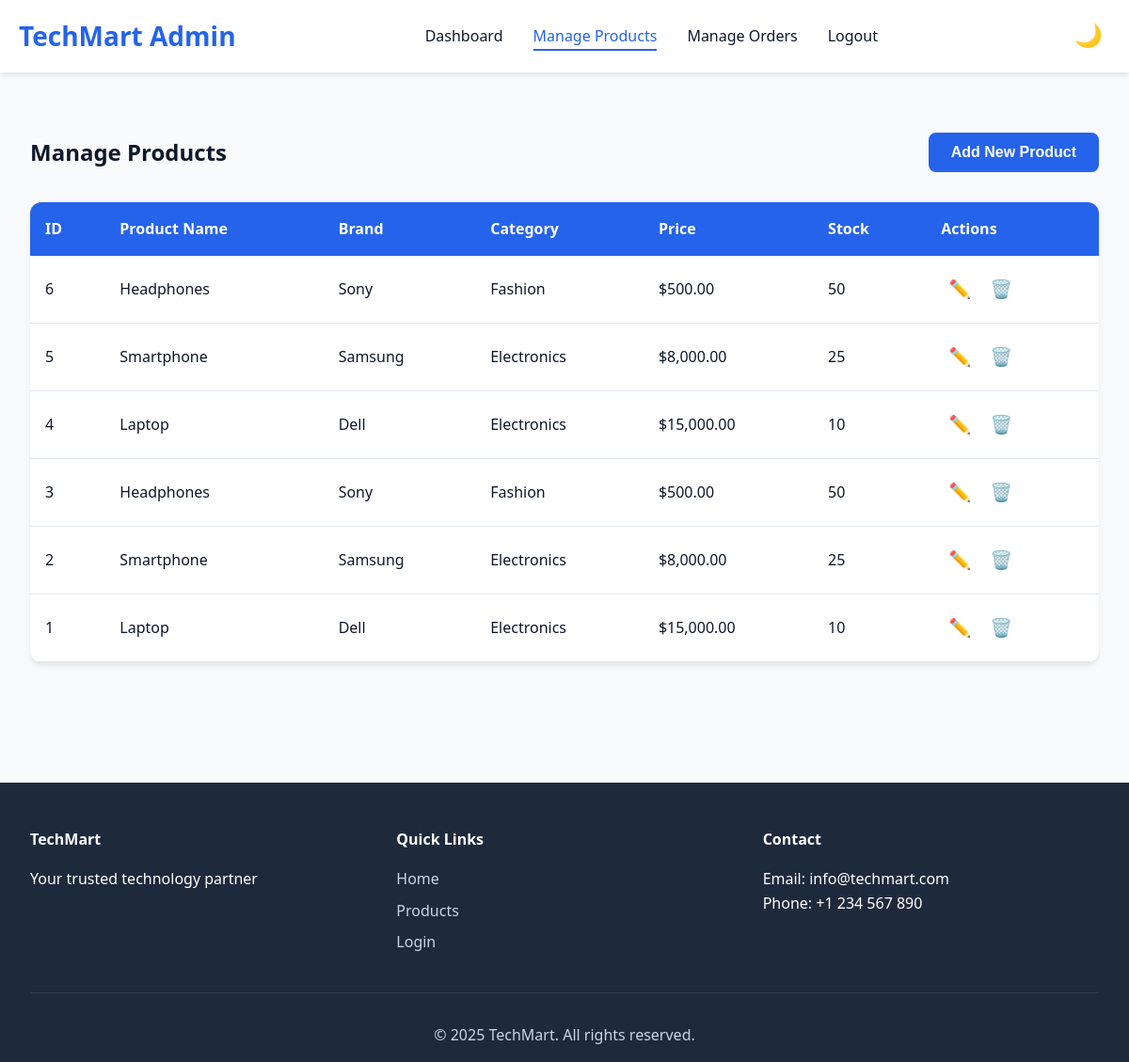
Page /manage-products.php on the committed database.
### tables this page shows
CREATE TABLE `products` (
  `product_id` int(11) NOT NULL,
  `name` varchar(100) NOT NULL,
  `description` text DEFAULT NULL,
  `category_id` int(11) DEFAULT NULL,
  `brand` varchar(50) DEFAULT NULL,
  `price` decimal(10,2) NOT NULL,
  `stock` int(11) NOT NULL,
  `image_url` varchar(255) DEFAULT NULL
);

### html/manage-products.php (the view, shortened to what this page needs)
<?php
$conn = getDBConnection();
$result = $conn->query("SELECT p.*,
                        (SELECT c.name FROM categories c WHERE c.category_id = p.category_id) as category_name,
                        p.category_id
                        FROM products p
                        ORDER BY p.product_id DESC");
$products = $result->fetch_all(MYSQLI_ASSOC);
?>
<!DOCTYPE html>
<html lang="en">
	<head>
		<link rel="stylesheet" href="../assets/css/styles.css" />
	</head>
	<body>
		<header>
			<nav class="navbar">
				<div class="container">
					<div class="logo">TechMart Admin</div>
					<ul class="nav-links" id="navLinks">
						<li><a href="admin-dashboard.php">Dashboard</a></li>
						<li>
							<a href="manage-products.php" class="active">Manage Products</a>
						</li>
						<li><a href="manage-orders.php">Manage Orders</a></li>
						<li><a href="logout.php">Logout</a></li>
					</ul>
					<div class="nav-icons">
						<button
							class="icon-btn"
							id="darkModeToggle"
							title="Toggle Dark Mode"
						>
							<span class="icon">🌙</span>
						</button>
					</div>
				</div>
			</nav>
		</header>
		<main>
			<section class="manage-section">
				<div class="container">
					<div class="section-header">
						<h1>Manage Products</h1>
						<button class="btn btn-primary" id="addProductBtn">
							Add New Product
						</button>
					</div>
					<div class="table-container">
						<table class="data-table">
							<thead>
								<tr>
									<th>ID</th>
									<th>Product Name</th>
									<th>Brand</th>
									<th>Category</th>
									<th>Price</th>
									<th>Stock</th>
									<th>Actions</th>
								</tr>
							</thead>
							<tbody>
								<?php foreach ($products as $product): ?>
								<tr>
									<td><?php echo $product['product_id']; ?></td>
									<td><?php echo htmlspecialchars($product['name']); ?></td>
									<td><?php echo htmlspecialchars($product['brand'] ?? 'N/A'); ?></td>
									<td><?php echo htmlspecialchars(ucfirst($product['category_name'] ?? 'Other')); ?></td>
									<td>$<?php echo number_format($product['price'], 2); ?></td>
									<td><?php echo $product['stock']; ?></td>
									<td>
										<button class="btn-icon edit-btn"
											data-id="<?php echo $product['product_id']; ?>"
											data-name="<?php echo htmlspecialchars($product['name']); ?>"
											data-brand="<?php echo htmlspecialchars($product['brand'] ?? ''); ?>"
											data-description="<?php echo htmlspecialchars($product['description'] ?? ''); ?>"
											data-price="<?php echo $product['price']; ?>"
											data-stock="<?php echo $product['stock']; ?>"
											data-category="<?php echo $product['category_id'] ?? ''; ?>"
											title="Edit">✏️</button>
										<button class="btn-icon delete-btn"
											data-id="<?php echo $product['product_id']; ?>"
											data-name="<?php echo htmlspecialchars($product['name']); ?>"
											title="Delete">🗑️</button>
									</td>
								</tr>
								<?php endforeach; ?>
							</tbody>
						</table>
					</div>
				</div>
			</section>
		</main>
		<footer>
			<div class="container">
				<div class="footer-content">
					<div class="footer-section">
						<h4>TechMart</h4>
						<p>Your trusted technology partner</p>
					</div>
					<div class="footer-section">
						<h4>Quick Links</h4>
						<ul>
							<li><a href="index.php">Home</a></li>
							<li><a href="products.php">Products</a></li>
							<li><a href="login.php">Login</a></li>
						</ul>
					</div>
					<div class="footer-section">
						<h4>Contact</h4>
						<p>Email: info@techmart.com</p>
						<p>Phone: +1 234 567 890</p>
					</div>
				</div>
				<div class="footer-bottom">
					<p>&copy; 2025 TechMart. All rights reserved.</p>
				</div>
			</div>
		</footer>
	</body>
</html>

### assets/css/styles.css (style rules this page uses)
* { margin: 0; padding: 0; box-sizing: border-box; }
:root { --primary-color: #2563eb; --secondary-color: #64748b; --accent-color: #f97316; --success-color: #10b981; --warning-color: #f59e0b; --danger-color: #ef4444; --dark-color: #1e293b; --light-color: #f8fafc; --border-color: #e2e8f0; --text-primary: #0f172a; --text-secondary: #64748b; --shadow-sm: 0 1px 2px 0 rgba(0, 0, 0, 0.05); --shadow-md: 0 4px 6px -1px rgba(0, 0, 0, 0.1); --shadow-lg: 0 10px 15px -3px rgba(0, 0, 0, 0.1); --transition: all 0.3s ease; --bg-color: #ffffff; --card-bg: #ffffff; }
body { font-family: "Segoe UI", Tahoma, Geneva, Verdana, sans-serif; line-height: 1.6; color: var(--text-primary); background-color: var(--light-color); }
.container { width: 100%; max-width: 1200px; margin: 0 auto; padding: 0 20px; }
.navbar { background-color: #fff; box-shadow: var(--shadow-md); position: sticky; top: 0; z-index: 1000; }
.navbar .container { display: flex; justify-content: space-between; align-items: center; padding: 1rem 20px; }
.logo { font-size: 1.75rem; font-weight: bold; color: var(--primary-color); text-decoration: none; }
.nav-links { display: flex; list-style: none; gap: 2rem; }
.nav-links a { text-decoration: none; color: var(--text-primary); font-weight: 500; transition: var(--transition); position: relative; }
.nav-links a:hover, .nav-links a.active { color: var(--primary-color); }
.nav-links a.active::after { content: ""; position: absolute; bottom: -5px; left: 0; width: 100%; height: 2px; background-color: var(--primary-color); }
.nav-icons { display: flex; align-items: center; gap: 1rem; }
.icon-btn { background: none; border: none; font-size: 1.5rem; cursor: pointer; padding: 0.5rem; border-radius: 50%; transition: var(--transition); position: relative; }
.btn { display: inline-block; padding: 0.75rem 1.5rem; border-radius: 8px; text-decoration: none; font-weight: 600; text-align: center; transition: var(--transition); border: none; cursor: pointer; font-size: 1rem; }
.btn-primary { background-color: var(--primary-color); color: #fff; }
.btn-icon { background: none; border: none; font-size: 1.2rem; cursor: pointer; padding: 0.5rem; transition: var(--transition); }
.manage-section { padding: 4rem 0; }
.section-header { display: flex; justify-content: space-between; align-items: center; margin-bottom: 2rem; }
.table-container { background: #fff; border-radius: 12px; box-shadow: var(--shadow-md); overflow-x: auto; }
.data-table { width: 100%; border-collapse: collapse; }
.data-table thead { background-color: var(--primary-color); color: #fff; }
.data-table th, .data-table td { padding: 1rem; text-align: left; }
.data-table tbody tr { border-bottom: 1px solid var(--border-color); transition: var(--transition); }
footer { background-color: var(--dark-color); color: #fff; padding: 3rem 0 1rem; margin-top: 4rem; }
.footer-content { display: grid; grid-template-columns: repeat(auto-fit, minmax(250px, 1fr)); gap: 2rem; margin-bottom: 2rem; }
.footer-section h4 { margin-bottom: 1rem; color: #fff; }
.footer-section ul { list-style: none; }
.footer-section ul li { margin-bottom: 0.5rem; }
.footer-section a { color: #cbd5e1; text-decoration: none; transition: var(--transition); }
.footer-bottom { text-align: center; padding-top: 2rem; border-top: 1px solid rgba(255, 255, 255, 0.1); color: #cbd5e1; }
@media (max-width: 1200px) { .container { max-width: 100%; padding: 0 2rem; } }

### rows in the picture
products: product_id "6", name "Headphones", brand "Sony", category_name "Fashion", price "500.00", stock "50"
products: product_id "5", name "Smartphone", brand "Samsung", category_name "Electronics", price "8,000.00", stock "25"
products: product_id "4", name "Laptop", brand "Dell", category_name "Electronics", price "15,000.00", stock "10"
products: product_id "3", name "Headphones", brand "Sony", category_name "Fashion", price "500.00", stock "50"
products: product_id "2", name "Smartphone", brand "Samsung", category_name "Electronics", price "8,000.00", stock "25"
products: product_id "1", name "Laptop", brand "Dell", category_name "Electronics", price "15,000.00", stock "10"
